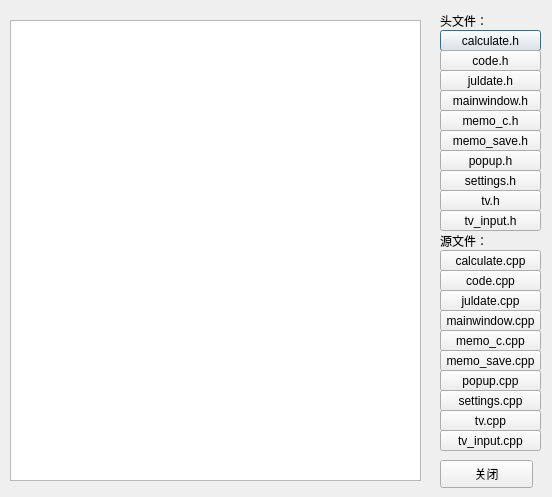
<?xml version="1.0" encoding="UTF-8"?>
<ui version="4.0">
 <class>code</class>
 <widget class="QDialog" name="code">
  <property name="geometry">
   <rect>
    <x>0</x>
    <y>0</y>
    <width>552</width>
    <height>497</height>
   </rect>
  </property>
  <property name="windowTitle">
   <string>Dialog</string>
  </property>
  <widget class="QTextBrowser" name="textBrowser">
   <property name="geometry">
    <rect>
     <x>10</x>
     <y>20</y>
     <width>411</width>
     <height>461</height>
    </rect>
   </property>
  </widget>
  <widget class="QPushButton" name="pushButton_Hcal">
   <property name="geometry">
    <rect>
     <x>440</x>
     <y>30</y>
     <width>101</width>
     <height>21</height>
    </rect>
   </property>
   <property name="text">
    <string>calculate.h</string>
   </property>
  </widget>
  <widget class="QLabel" name="label">
   <property name="geometry">
    <rect>
     <x>440</x>
     <y>10</y>
     <width>55</width>
     <height>21</height>
    </rect>
   </property>
   <property name="text">
    <string>头文件：</string>
   </property>
  </widget>
  <widget class="QPushButton" name="pushButton_Hcode">
   <property name="geometry">
    <rect>
     <x>440</x>
     <y>50</y>
     <width>101</width>
     <height>21</height>
    </rect>
   </property>
   <property name="text">
    <string>code.h</string>
   </property>
  </widget>
  <widget class="QPushButton" name="pushButton_Hjul">
   <property name="geometry">
    <rect>
     <x>440</x>
     <y>70</y>
     <width>101</width>
     <height>21</height>
    </rect>
   </property>
   <property name="text">
    <string>juldate.h</string>
   </property>
  </widget>
  <widget class="QPushButton" name="pushButton_Hmain">
   <property name="geometry">
    <rect>
     <x>440</x>
     <y>90</y>
     <width>101</width>
     <height>21</height>
    </rect>
   </property>
   <property name="text">
    <string>mainwindow.h</string>
   </property>
  </widget>
  <widget class="QPushButton" name="pushButton_Hmemo_c">
   <property name="geometry">
    <rect>
     <x>440</x>
     <y>110</y>
     <width>101</width>
     <height>21</height>
    </rect>
   </property>
   <property name="text">
    <string>memo_c.h</string>
   </property>
  </widget>
  <widget class="QPushButton" name="pushButton_Hpopup">
   <property name="geometry">
    <rect>
     <x>440</x>
     <y>150</y>
     <width>101</width>
     <height>21</height>
    </rect>
   </property>
   <property name="text">
    <string>popup.h</string>
   </property>
  </widget>
  <widget class="QPushButton" name="pushButton_Hset">
   <property name="geometry">
    <rect>
     <x>440</x>
     <y>170</y>
     <width>101</width>
     <height>21</height>
    </rect>
   </property>
   <property name="text">
    <string>settings.h</string>
   </property>
  </widget>
  <widget class="QPushButton" name="pushButton_Htv">
   <property name="geometry">
    <rect>
     <x>440</x>
     <y>190</y>
     <width>101</width>
     <height>21</height>
    </rect>
   </property>
   <property name="text">
    <string>tv.h</string>
   </property>
  </widget>
  <widget class="QPushButton" name="pushButton_Htvin">
   <property name="geometry">
    <rect>
     <x>440</x>
     <y>210</y>
     <width>101</width>
     <height>21</height>
    </rect>
   </property>
   <property name="text">
    <string>tv_input.h</string>
   </property>
  </widget>
  <widget class="QLabel" name="label_2">
   <property name="geometry">
    <rect>
     <x>440</x>
     <y>230</y>
     <width>55</width>
     <height>21</height>
    </rect>
   </property>
   <property name="text">
    <string>源文件：</string>
   </property>
  </widget>
  <widget class="QPushButton" name="pushButton_Cmemo_c">
   <property name="geometry">
    <rect>
     <x>440</x>
     <y>330</y>
     <width>101</width>
     <height>21</height>
    </rect>
   </property>
   <property name="text">
    <string>memo_c.cpp</string>
   </property>
  </widget>
  <widget class="QPushButton" name="pushButton_Cpopup">
   <property name="geometry">
    <rect>
     <x>440</x>
     <y>370</y>
     <width>101</width>
     <height>21</height>
    </rect>
   </property>
   <property name="text">
    <string>popup.cpp</string>
   </property>
  </widget>
  <widget class="QPushButton" name="pushButton_Cmain">
   <property name="geometry">
    <rect>
     <x>440</x>
     <y>310</y>
     <width>101</width>
     <height>21</height>
    </rect>
   </property>
   <property name="text">
    <string>mainwindow.cpp</string>
   </property>
  </widget>
  <widget class="QPushButton" name="pushButton_Ctvin">
   <property name="geometry">
    <rect>
     <x>440</x>
     <y>430</y>
     <width>101</width>
     <height>21</height>
    </rect>
   </property>
   <property name="text">
    <string>tv_input.cpp</string>
   </property>
  </widget>
  <widget class="QPushButton" name="pushButton_Cjul">
   <property name="geometry">
    <rect>
     <x>440</x>
     <y>290</y>
     <width>101</width>
     <height>21</height>
    </rect>
   </property>
   <property name="text">
    <string>juldate.cpp</string>
   </property>
  </widget>
  <widget class="QPushButton" name="pushButton_Cset">
   <property name="geometry">
    <rect>
     <x>440</x>
     <y>390</y>
     <width>101</width>
     <height>21</height>
    </rect>
   </property>
   <property name="text">
    <string>settings.cpp</string>
   </property>
  </widget>
  <widget class="QPushButton" name="pushButton_Ctv">
   <property name="geometry">
    <rect>
     <x>440</x>
     <y>410</y>
     <width>101</width>
     <height>21</height>
    </rect>
   </property>
   <property name="text">
    <string>tv.cpp</string>
   </property>
  </widget>
  <widget class="QPushButton" name="pushButton_Ccal">
   <property name="geometry">
    <rect>
     <x>440</x>
     <y>250</y>
     <width>101</width>
     <height>21</height>
    </rect>
   </property>
   <property name="text">
    <string>calculate.cpp</string>
   </property>
  </widget>
  <widget class="QPushButton" name="pushButton_Ccode">
   <property name="geometry">
    <rect>
     <x>440</x>
     <y>270</y>
     <width>101</width>
     <height>21</height>
    </rect>
   </property>
   <property name="text">
    <string>code.cpp</string>
   </property>
  </widget>
  <widget class="QPushButton" name="pushButton_close">
   <property name="geometry">
    <rect>
     <x>440</x>
     <y>460</y>
     <width>93</width>
     <height>28</height>
    </rect>
   </property>
   <property name="text">
    <string>关闭</string>
   </property>
  </widget>
  <widget class="QPushButton" name="pushButton_Hmemo_s">
   <property name="geometry">
    <rect>
     <x>440</x>
     <y>130</y>
     <width>101</width>
     <height>21</height>
    </rect>
   </property>
   <property name="text">
    <string>memo_save.h</string>
   </property>
  </widget>
  <widget class="QPushButton" name="pushButton_Cmemo_s">
   <property name="geometry">
    <rect>
     <x>440</x>
     <y>350</y>
     <width>101</width>
     <height>21</height>
    </rect>
   </property>
   <property name="text">
    <string>memo_save.cpp</string>
   </property>
  </widget>
 </widget>
 <resources/>
 <connections/>
</ui>
